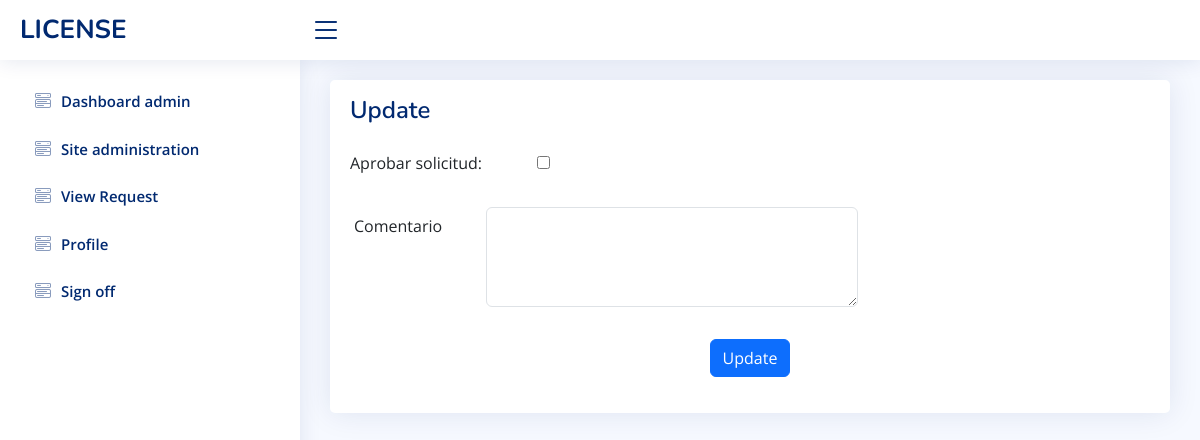
Before: /update-request/1/ (signed in) with the older database file.
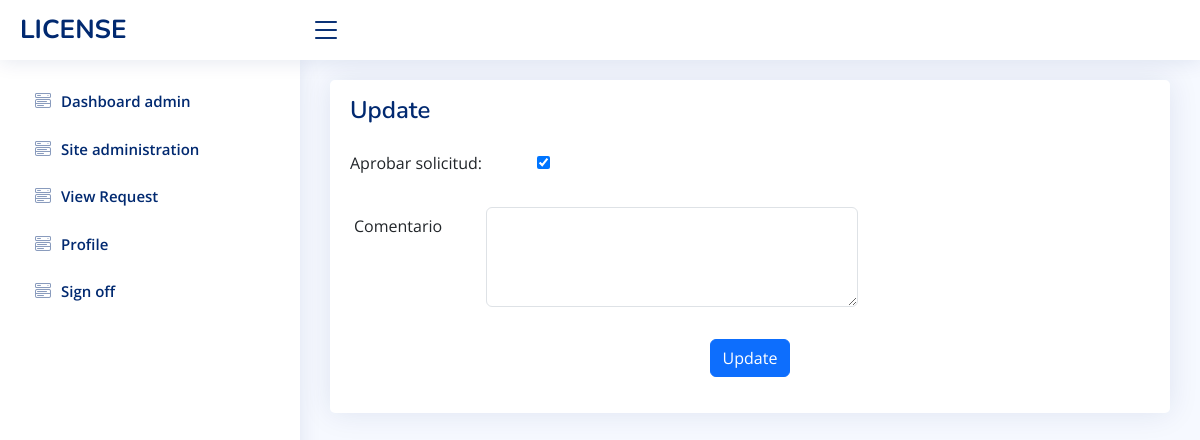
After: the same page with the newer database file.
### RequestsLicense/models.py (models this page shows)
class RequestsLicense(models.Model):
    employee = models.ForeignKey(Employee, on_delete=models.CASCADE)
    last_name = models.CharField(max_length=25)
    fist_name = models.CharField(max_length=25)
    usufruct = models.IntegerField() #lo que se pide
    date_form = models.CharField(max_length=25)
    date_to = models.CharField(max_length=25)
    description = models.CharField(max_length=100)
    status = models.BooleanField(default=False)
    created = models.DateField(auto_now_add=True)

### RequestsLicense/views.py (the view, shortened to what this page needs)
# urls.py: path('update-request/<str:pk>/', license.update_request, name="update-request"),
@login_required
def  update_request(request, pk):
    detail = RequestsLicense.objects.get(id=pk)
    form = RequestLicenseForm(instance=detail)
    context = {'form':form}
    return render (request,'perfil/admin/update_license.html',context)

### RequestsLicense/forms.py
class RequestLicenseForm(ModelForm):
    class Meta:
        model = RequestsLicense
        fields = '__all__'

### templates/perfil/admin/update_license.html (shortened to what this page needs)
{% extends 'base.html' %}
{% block container %}
<div class="card">
  <div class="card-body pt-3">
    <div class="pagetitle">
      <h1>Update </h1>
    </div>
    <form class="row g-3"  action="" class="form-horizontal" role="form" method="POST" enctype="multipart/form-data" >
      <div class="col-11" style="margin-top: 2em;">
        <label for="{{ form.status.id_for_label }}" class="col-lg-3 control-label">Aprobar solicitud:</label>
        {{ form.status }}
      </div>
      <div class="row mb-3" style="margin-top: 2em;">
        <label for="inputPassword" class="col-sm-2 col-form-label">Comentario</label>
        <div class="col-sm-6">
          <textarea class="form-control"  name="comentario" id="comentario" style="height: 100px"></textarea>
        </div>
      </div>
      <div class="text-center">
        <button type="submit" class="btn btn-primary">Update</button>
      </div>
    </form>
  </div>
</div>
{% endblock container%}

Changed rows visible on the page:
changed RequestsLicense: status "☐" → "☑"
